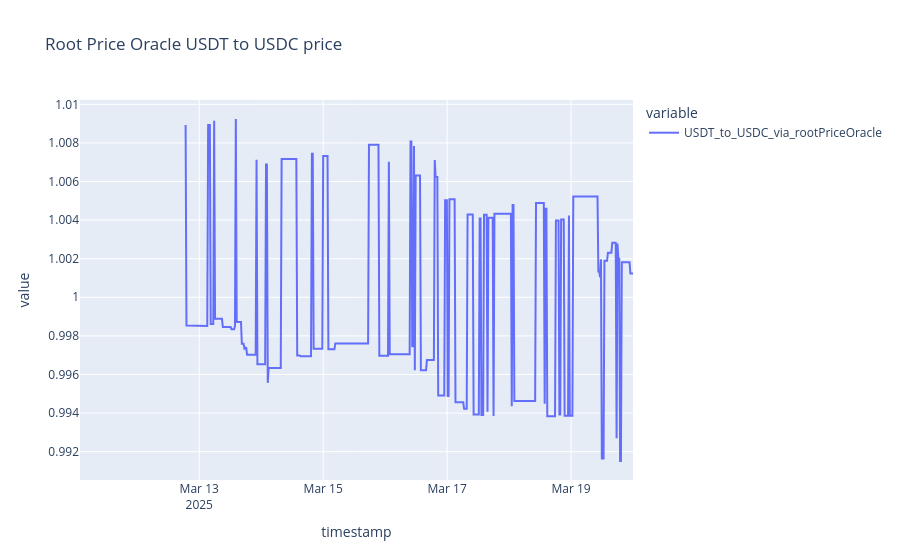

Source (notebook cell):
### Code cell
px.line(
    root_price_oracle_prices["USDT_to_USDC_via_rootPriceOracle"].astype(float),
    title="Root Price Oracle USDT to USDC price",
)

### Figure 1 — Plotly figure (JSON) as saved in the notebook; plotly's stock layout.template omitted (floating-point values rounded to 4 significant figures; data arrays with more than 128 entries replaced by an {"elided": "..."} marker saying what was removed)
{"data": [{"hovertemplate": "variable=USDT_to_USDC_via_rootPriceOracle<br>timestamp=%{x}<br>value=%{y}<extra></extra>", "legendgroup": "USDT_to_USDC_via_rootPriceOracle", "line": {"color": "#636efa", "dash": "solid"}, "marker": {"symbol": "circle"}, "mode": "lines", "name": "USDT_to_USDC_via_rootPriceOracle", "orientation": "v", "showlegend": true, "type": "scatter", "x": {"elided": "640 str values"}, "xaxis": "x", "y": {"elided": "640 float values"}, "yaxis": "y"}], "layout": {"legend": {"title": {"text": "variable"}, "tracegroupgap": 0}, "title": {"text": "Root Price Oracle USDT to USDC price"}, "xaxis": {"anchor": "y", "domain": [0, 1], "title": {"text": "timestamp"}}, "yaxis": {"anchor": "x", "domain": [0, 1], "title": {"text": "value"}}}}
